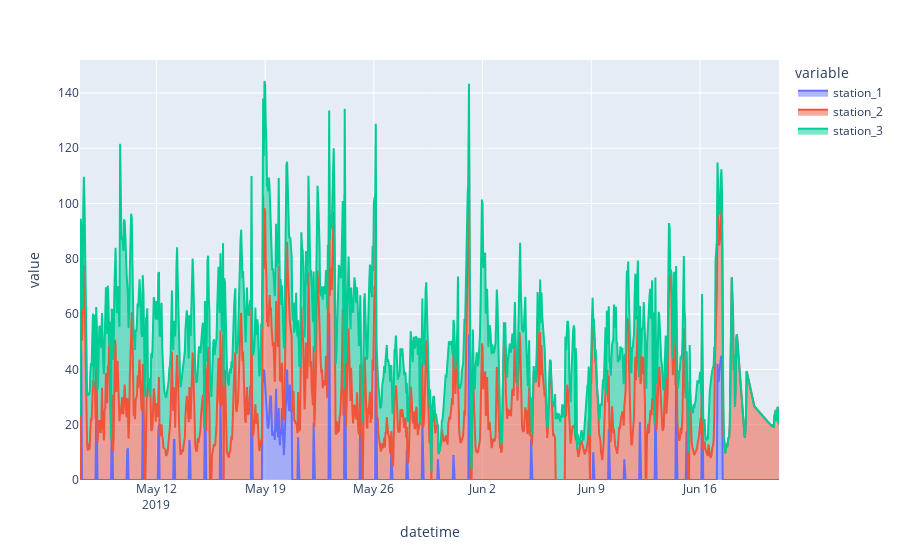

Write notebook code for a chart like this one.
### Code cell
# Con area bajo la curva
bajo_curva=px.area(aq)
bajo_curva.show()

### Figure 1 — Plotly figure (JSON) as saved in the notebook; plotly's stock layout.template omitted (floating-point values rounded to 4 significant figures; data arrays with more than 128 entries replaced by an {"elided": "..."} marker saying what was removed)
{"data": [{"hovertemplate": "variable=station_1<br>datetime=%{x}<br>value=%{y}<extra></extra>", "legendgroup": "station_1", "line": {"color": "#636efa"}, "marker": {"symbol": "circle"}, "mode": "lines", "name": "station_1", "orientation": "v", "showlegend": true, "stackgroup": "1", "type": "scatter", "x": {"elided": "1035 str values"}, "xaxis": "x", "y": {"elided": "1035 float values"}, "yaxis": "y"}, {"hovertemplate": "variable=station_2<br>datetime=%{x}<br>value=%{y}<extra></extra>", "legendgroup": "station_2", "line": {"color": "#EF553B"}, "marker": {"symbol": "circle"}, "mode": "lines", "name": "station_2", "orientation": "v", "showlegend": true, "stackgroup": "1", "type": "scatter", "x": {"elided": "1035 str values"}, "xaxis": "x", "y": {"elided": "1035 float values"}, "yaxis": "y"}, {"hovertemplate": "variable=station_3<br>datetime=%{x}<br>value=%{y}<extra></extra>", "legendgroup": "station_3", "line": {"color": "#00cc96"}, "marker": {"symbol": "circle"}, "mode": "lines", "name": "station_3", "orientation": "v", "showlegend": true, "stackgroup": "1", "type": "scatter", "x": {"elided": "1035 str values"}, "xaxis": "x", "y": {"elided": "1035 int values"}, "yaxis": "y"}], "layout": {"legend": {"title": {"text": "variable"}, "tracegroupgap": 0}, "margin": {"t": 60}, "xaxis": {"anchor": "y", "domain": [0, 1], "title": {"text": "datetime"}}, "yaxis": {"anchor": "x", "domain": [0, 1], "title": {"text": "value"}}}}
